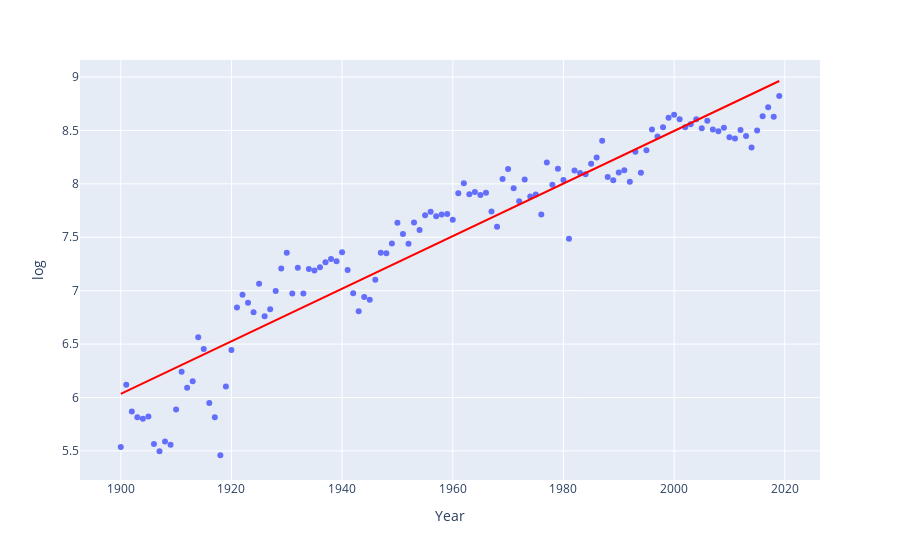

The code cell stored with this chart in its notebook:
### Code cell
px.scatter(homeruns, x='Year', y='log',  trendline="ols", trendline_color_override="red")
